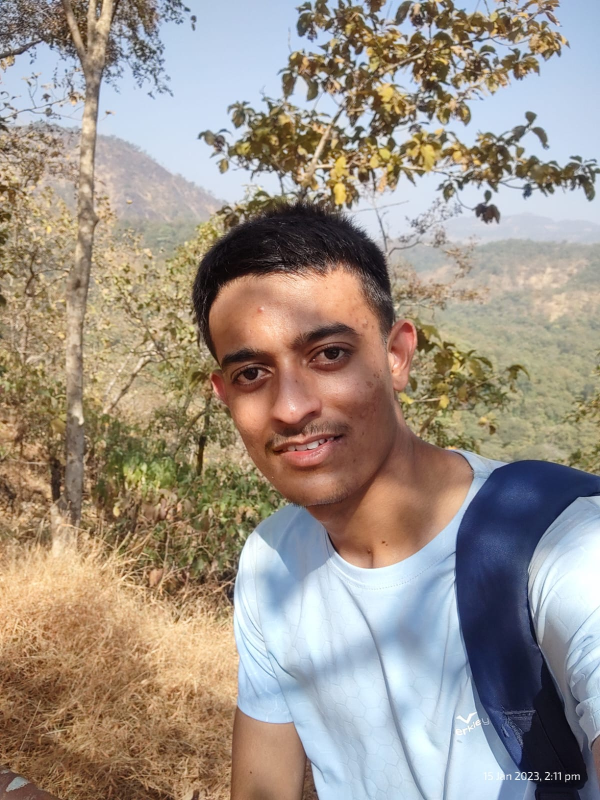
#> input picture Lab_4/1.jpg, 1200 x 1600 px (shown at 1/2 size)
$ python 201080020_lab4.py
#> lines starting #> are read from the running program, lines starting #| are printed output that depends on the picture
import cv2

# read the images
img1 = cv2.imread('1.jpg')
#> img1 is the input picture: shape (1600, 1200, 3); mean B, G, R 135.5, 146.1, 157.2
img2 = cv2.imread('2.jpg')
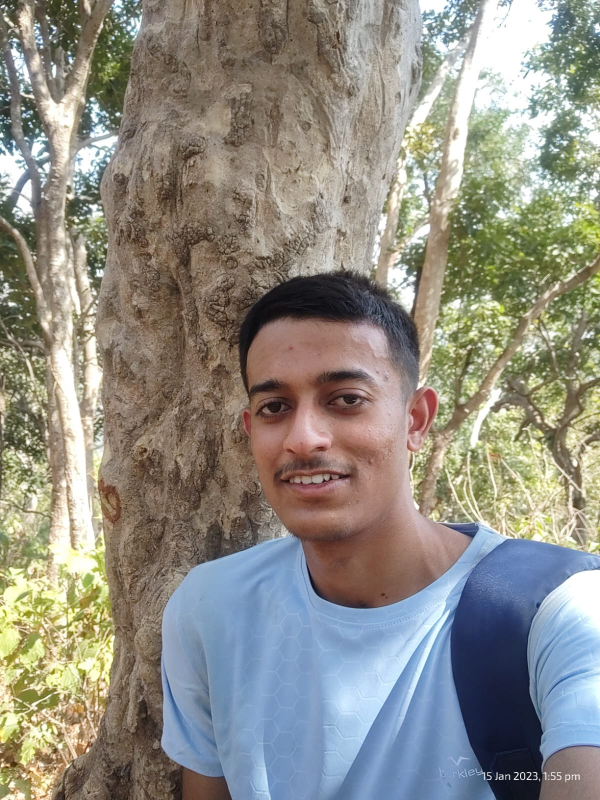
#> input picture Lab_4/2.jpg, 1200 x 1600 px (shown at 1/2 size)
#> img2 is the input picture: shape (1600, 1200, 3); mean B, G, R 132.3, 141.3, 143.6
img3=  cv2.resize(cv2.imread('3.jpg'),(2448,3264))
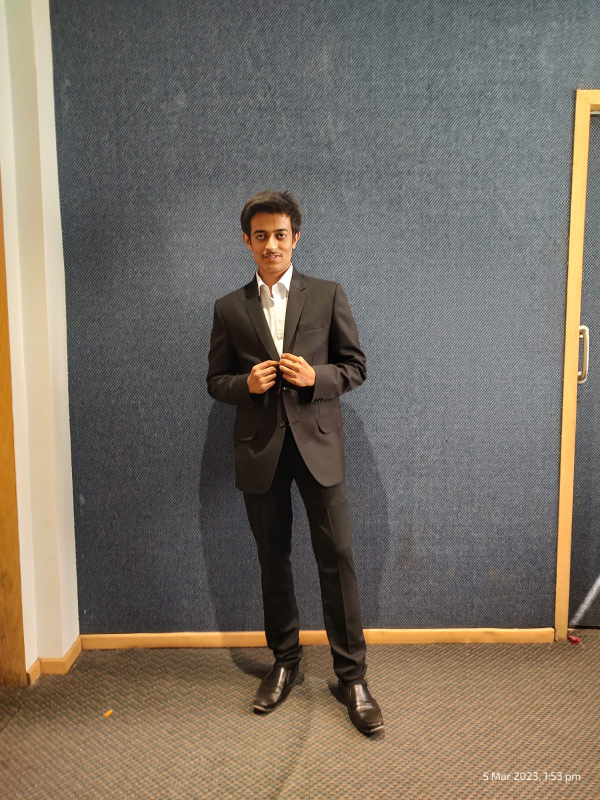
#> input picture Lab_4/3.jpg, 1200 x 1600 px (shown at 1/2 size)


# perform pixel-wise addition

def imageAddition():
    addition = cv2.add(img1, img2)
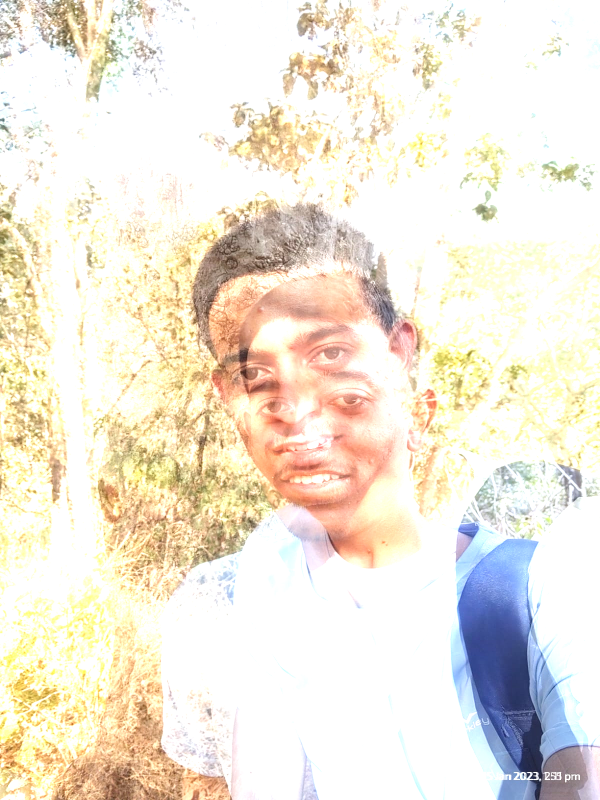
#> addition: shape (1600, 1200, 3) (shown at 1/2 size); mean B, G, R 219.5, 233.6, 241.2

    # resize the output image to a specific size (e.g., 640x480)
    output_size = (640, 480)
    resized = cv2.resize(addition, output_size)

    # display the result
    cv2.imwrite('addition.jpg', resized)

    cv2.imshow('Resized Addition', resized)
    cv2.waitKey(0)
    cv2.destroyAllWindows()
################

def imageSubtraction():
    subtraction=cv2.subtract(img1,img2)
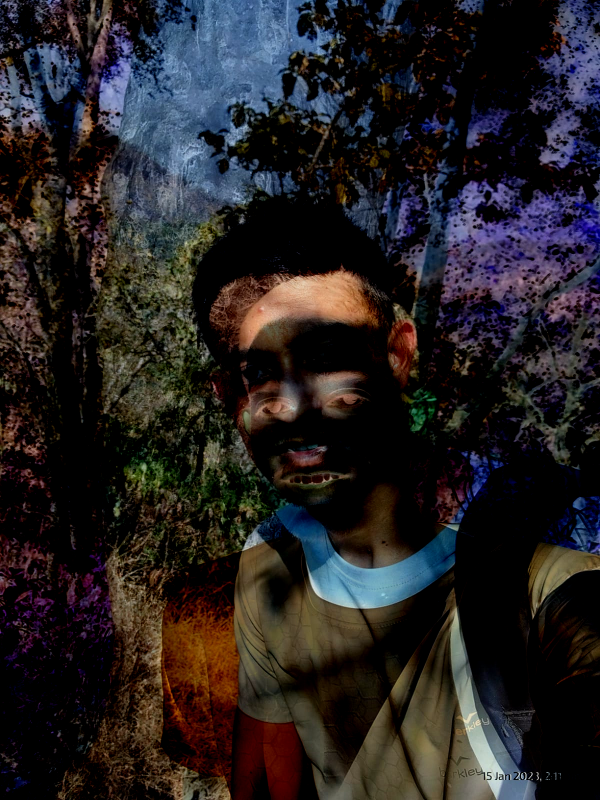
#> subtraction: shape (1600, 1200, 3) (shown at 1/2 size); mean B, G, R 34.6, 33.2, 37.1
    output_size = (640, 480)

    resized = cv2.resize(subtraction, output_size)
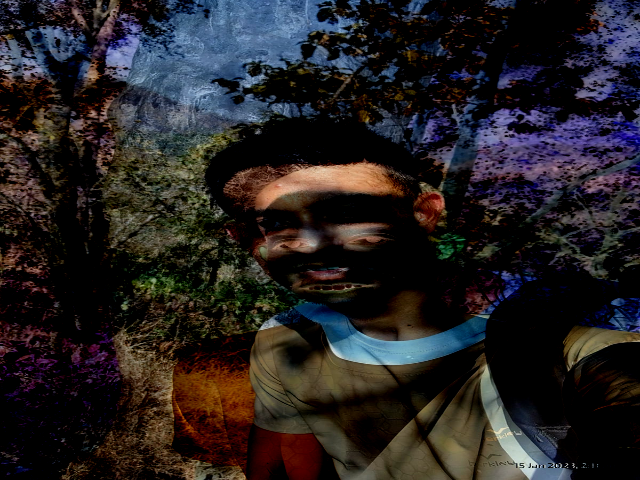
#> resized: shape (480, 640, 3); mean B, G, R 34.6, 33.2, 37

    # display the result
    cv2.imwrite('subtraction.jpg', resized)

    cv2.imshow('Resized Subtraction', resized)
    cv2.waitKey(0)
    cv2.destroyAllWindows()

#################

def imageMultiplication():
    multiplication=cv2.multiply(img1,img2)
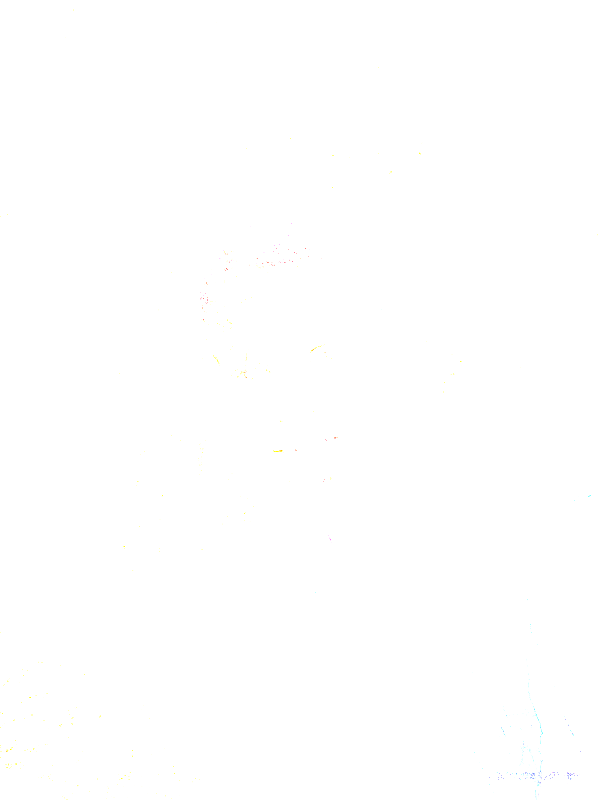
#> multiplication: shape (1600, 1200, 3) (shown at 1/2 size); mean B, G, R 254.9, 255, 255
    output_size = (640, 480)

    resized = cv2.resize(multiplication, output_size)
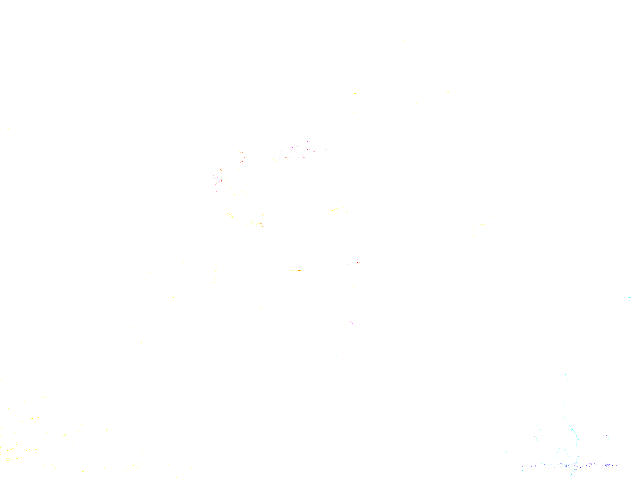
#> resized: shape (480, 640, 3); mean B, G, R 254.9, 255, 255
    # display the result
    cv2.imwrite('multiplication.jpg', resized)

    cv2.imshow('Resized multiplication', resized)
    cv2.waitKey(0)
    cv2.destroyAllWindows()

#################
def imageDivision():
    division=cv2.divide(img1,img2)
    output_size = (640, 480)


    resized=cv2.resize(division,output_size)
    cv2.imwrite('division.jpg',resized)
    cv2.imshow('Resized Division',resized)
    cv2.waitKey(0)
    cv2.destroyAllWindows()


imageAddition()
imageSubtraction()
imageMultiplication()
imageDivision()
